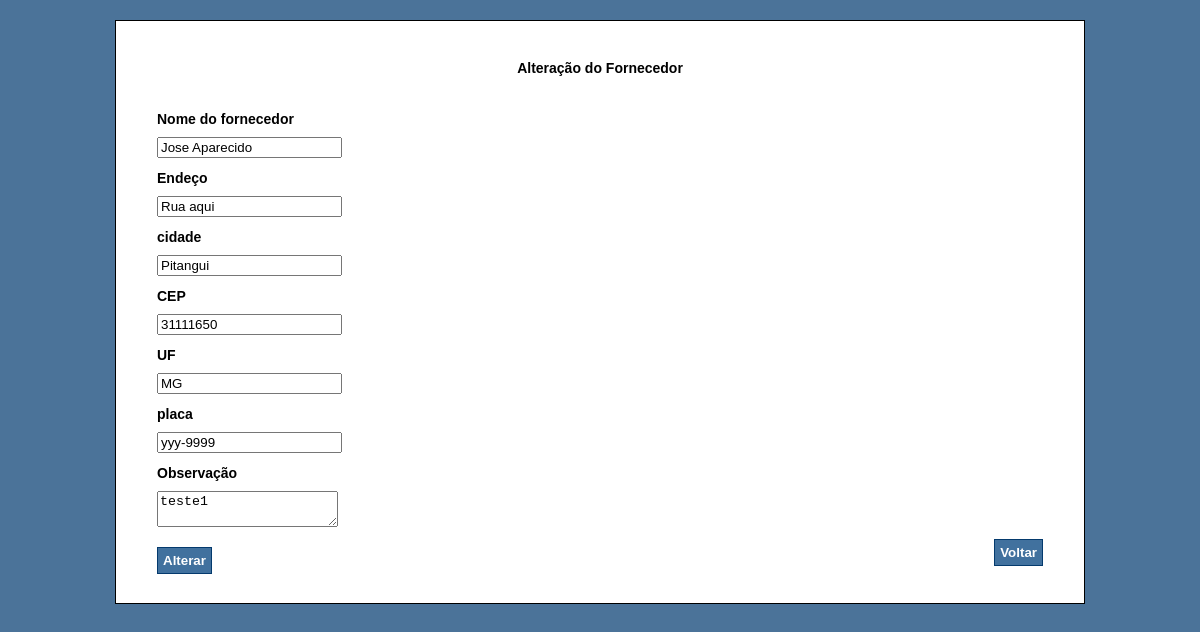
/editarFornecedor.php?idFornecedor=1, run on the app's committed database.
### tables this page shows
CREATE TABLE IF NOT EXISTS `fornecedor` (
  `idFornecedor` int(11) NOT NULL AUTO_INCREMENT,
  `noFornecedor` text NOT NULL,
  `endFornecedor` text NOT NULL,
  `CidadeFornecedor` text NOT NULL,
  `UfFornecedor` text NOT NULL,
  `CepFornecedor` text NOT NULL,
  `placaFornecedor` text NOT NULL,
  `obsFornecedor` text NOT NULL,
  PRIMARY KEY (`idFornecedor`)
);

### src/Fornecedor.php (called while the page is built, shortened)
<?php
	class Fornecedor{
		private $mysql;
		public function __construct(mysqli $mysql){
			$this->mysql = $mysql;
		}
		public function encontrarPorId(string $idFornecedor){
			$selecionaFornecedor = $this->mysql->prepare('SELECT idFornecedor, noFornecedor, endFornecedor, cidadeFornecedor, ufFornecedor, cepFornecedor, placaFornecedor, obsFornecedor FROM fornecedor WHERE idFornecedor=?');
			$selecionaFornecedor->bind_param('s',$idFornecedor);
			$selecionaFornecedor->execute();
			$FornecedorSelecionado = $selecionaFornecedor->get_result()->fetch_assoc();
			return $FornecedorSelecionado;
		}
	}
 ?>

### editarFornecedor.php (the view, shortened to what this page needs)
<?php
require 'config.php';
include 'src/Fornecedor.php';
$det_forne = new Fornecedor($mysql);
$editarFornecedor = $det_forne->encontrarPorId($_GET['idFornecedor']);
?>
<!DOCTYPE html>
<html lang="pt-br">
<head>
    <link rel="stylesheet" type="text/css" href="style.css">
</head>
<form action="alterarFornecedor.php" method="POST">
<div id="container">
<h4  align="center" class="panel-title">Alteração do Fornecedor</h4>
<table class="table table-striped table-hover table-bordered display responsive" id="tblFornecedor" cellspacing="0" width="100%">
	<thead>
		<tr>
			<tr>
				<th align="left">Nome do fornecedor
					<input class="campo-form" type="text" name="noFornecedor" id="noFornecedor" value="<?php echo $editarFornecedor['noFornecedor'];?>" />
				</th>
			</tr>
			<tr>
				<th align="left">Endeço
					<input class="campo-form" type="text" name="endFornecedor" id="endFornecedor" value="<?php echo $editarFornecedor['endFornecedor'];?>" />
				</th>
			</tr>
			<tr>
				<th align="left">cidade
					<input class="campo-form" type="text" name="cidadeFornecedor" id="cidadeFornecedor" value="<?php echo $editarFornecedor['cidadeFornecedor'];?>" />
				</th>
			</tr>
			<tr>
				<th align="left">CEP
					<input class="campo-form" type="text" name="cepFornecedor" id="cepFornecedor" value="<?php echo $editarFornecedor['cepFornecedor'];?>" />
				</th>
			</tr>
			<tr>
				<th align="left">UF
					<input class="campo-form" type="text" name="ufFornecedor" id="ufFornecedor" value="<?php echo $editarFornecedor['ufFornecedor'];?>" />
				</th>
			</tr>
			<tr>
				<th align="left">placa
					<input class="campo-form" type="text" name="placaFornecedor" id="placaFornecedor" value="<?php echo $editarFornecedor['placaFornecedor'];?>" />
				</th>
			</tr>
			<tr>
				<th align="left">Observação
					<textarea class="campo-form" type="text" name="obsFornecedor" id="obsFornecedor"><?php echo nl2br($editarFornecedor['obsFornecedor']); ?></textarea>
				</th>
			</tr>
		</tr>
		<tr>
			<td>
				<button class="botao">Alterar</button>
			</td>
			<td align="right">
				<button type="button" onClick="history.back(-1)" class="botao botao-block">Voltar</button>
				<br>
			</td>
		</tr>
	</thead>
	<br>
</table>
</div>
</html>

### style.css (style rules this page uses)
#container { width: 75%; margin: 0 auto; background-color: #FFF; padding: 20px 40px; border: solid 1px black; margin-top: 20px; }
.botao { padding: 5px; background-color: rgb(65, 113, 158); color: #ffffff; font-weight: bold; border: solid 1px rgb(4, 58, 109); }
.campo-form { margin: 10px 0; display: block; }
.botao-block { display: block; width: max-content; }

### data on the page
fornecedor: noFornecedor "Jose Aparecido", endFornecedor "Rua aqui", cidadeFornecedor "Pitangui", cepFornecedor "31111650", ufFornecedor "MG", placaFornecedor "yyy-9999", obsFornecedor "teste1"
